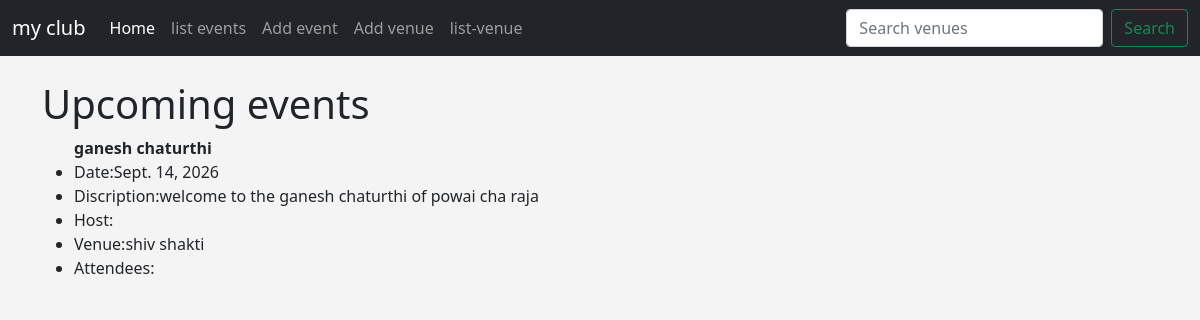
/events/, run on an earlier commit of the app's database.
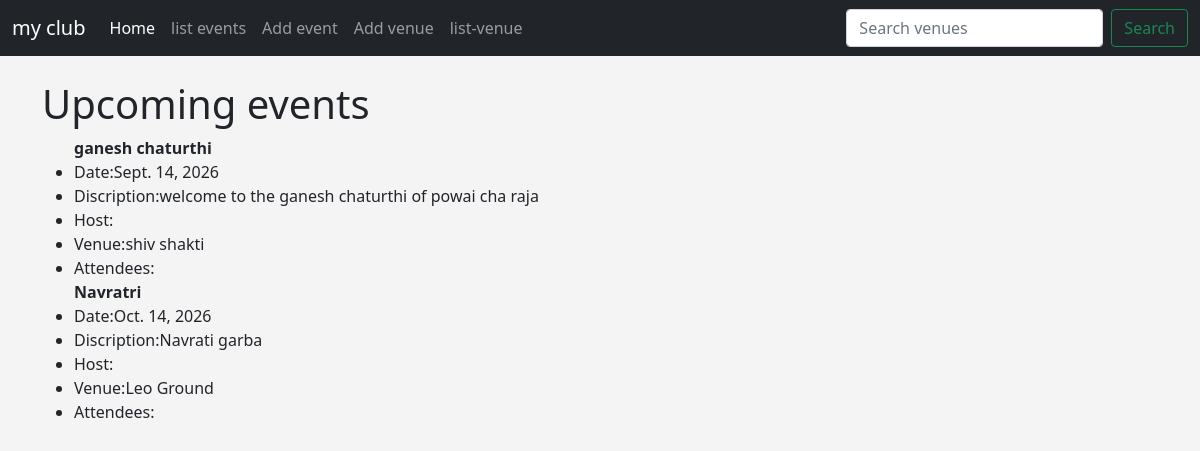
And on a later commit of the database.
### events/models.py (models this page shows, shortened)
class Event(models.Model):
    name = models.CharField('event title',max_length=200)
    description = models.TextField(blank=True,null=True)
    manager = models.ForeignKey(User,blank=True,null=True,on_delete=models.SET_NULL)
    event_date = models.DateField("event date")
    venue = models.ForeignKey(Venue,blank=True,null=True, on_delete=models.CASCADE)
    attendees = models.ManyToManyField(MyClubUser, blank=True)

class Venue(models.Model):
    name = models.CharField('venue name',max_length=50)
    address = models.CharField(max_length=200)
    city = models.CharField(max_length=50)
    state = models.CharField(max_length=50,blank=True)
    zip_code = models.CharField(max_length=10,blank=True)
    phone = models.CharField(max_length=20,blank=True)
    website = models.URLField(max_length=200,blank=True)
    def __str__(self):
        return self.name

### events/views.py (the view)
# urls.py: path('events/', views.all_events, name='list_events'),
def all_events(request):
  event_list = Event.objects.all()
  return render(request, 'events/event_list.html',
                {'event_list':event_list})

### events/templates/events/event_list.html (shortened to what this page needs)
{% extends 'events/base.html' %}
{% block content %}
<h1>Upcoming events</h1>
<ul>
    {% for event in event_list %}
        <strong> {{ event.name }} </strong>
        <li>Date:{{ event.event_date }}</li>
        <li>Discription:{{ event.description }}</li>
        <li>Host:{{ event.host }}</li>
        <li>Venue:{{ event.venue }}</li>
        <li>Attendees:
        </li>
    {% endfor %}
</ul>
{% endblock %}

### events/templates/events/base.html (shortened to what this page needs)
<!doctype html>
<html lang="en">
  <head>
    <link href="https://cdn.jsdelivr.net/npm/bootstrap@5.0.0-beta1/dist/css/bootstrap.min.css" rel="stylesheet">
  </head>
  <body>
  	{% include 'events/navbar.html' %}
    <br/>
    <div class="container">
      {% block content %}
      {% endblock %}
    </div>
  </body>
</html>

### events/templates/events/navbar.html (shortened to what this page needs)
<nav class="navbar navbar-expand-lg navbar-dark bg-dark">
    <div class="container-fluid">
      <a class="navbar-brand" href="#">my club</a>
      <div class="collapse navbar-collapse" id="navbarSupportedContent">
        <ul class="navbar-nav me-auto mb-2 mb-lg-0">
          <li class="nav-item">
            <a class="nav-link active" aria-current="page" href="{% url 'home' %}">Home</a>
          </li>
          <li class="nav-item">
            <a class="nav-link" href="{% url 'list_events' %}" >list events</a>
          </li>
          <li class="nav-item">
            <a class="nav-link" href="{% url 'add_event' %}" >Add event</a>
          </li>
          <li class="nav-item">
            <a class="nav-link" href="{% url 'add_venue' %}" >Add venue</a>
          </li>
          <li class="nav-item">
            <a class="nav-link" href="{% url 'list-venue' %}" >list-venue</a>
          </li>
        </ul>
        <form class="d-flex" method=POST action="{% url 'search-venues' %}">
          <input class="form-control me-2" type="search" placeholder="Search venues" name="searched" aria-label="Search"/>
          <button class="btn btn-outline-success" type="submit">Search</button>
        </form>
      </div>
    </div>
  </nav>

### events/templates/events/base.html (style rules this page uses)
body { background: #f4f4f4; }

What changed in the data, as far as the page shows it:
added Event: name "Navratri", event_date "Oct. 14, 2026", description "Navrati garba", venue "Leo Ground"
